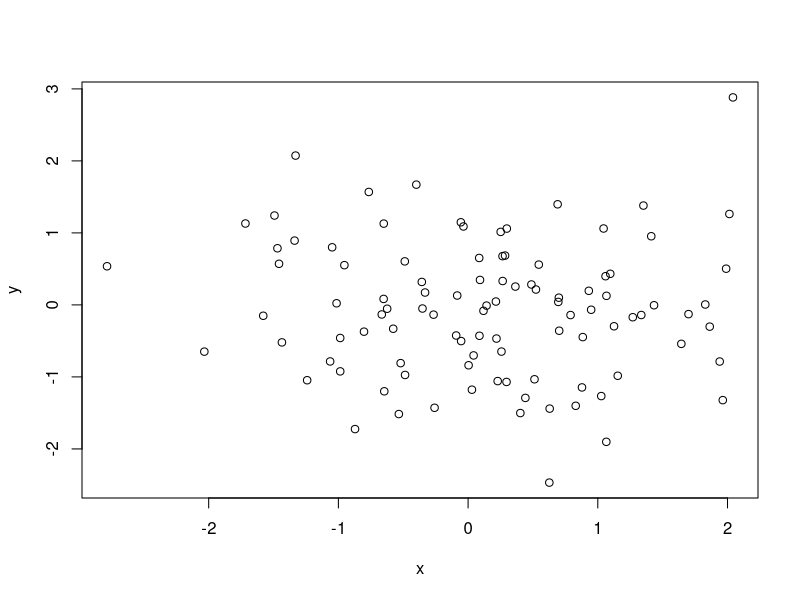

Source code (R): (Note: this script raises an error after producing the figure.)
# TCMN projects portfolio and country representatives ----------------------------


# # Country projects table ----------------
# projectsTable <- function(couName){
#   
#   cou <- .getCountryCode(couName)
#   couISO2 <- .getISO2(couName)
#   
#   ### IBRD T&C projects -----------------
#   dataTC <- .filterTCProjects(couName)
#   # select relevant variables
#   dataTC <- select(dataTC, PROJ_ID, Prod_Line, Project_Name = PROJ_SHORT_NME,
#                    Approval_Date = BD_APPRVL_DATE, Project_Status = PROJECT_STATUS_NME,
#                    Major_Sector = MAJORSECTOR_NAME1,
#                    Major_Theme = MAJORTHEME_NAME1,Project_Amount, ProjectOrder)
#   # filter by date range
#   dataTC <- filter(dataTC, (Approval_Date >= fromDate) & (Approval_Date <= toDate))
#   # arrange
#   dataTC <- arrange(as.data.frame(dataTC), desc(Prod_Line), ProjectOrder)
#   dataTC <- select(dataTC,-ProjectOrder) # drop ProjectOrder
#   
#   ### IFC projects ----------
#   dataIFC <- .filterIFCProjects(couName)
#   # keep relevant columns
#   dataIFC <- select(dataIFC, PROJ_ID, Prod_Line, Project_Name = PROJECT_NAME,
#                     Approval_Date = ASIP_APPROVAL_DATE, Project_Status, Project_Amount = TOTAL_FUNDS_MANAGED_BY_IFC,
#                     ProjectOrder
#   )
#   # remove duplicates
#   dataIFC <- dataIFC[!duplicated(dataIFC$PROJ_ID),]
#   # projects within 3 fiscal years in the past
#   dataIFC <- filter(dataIFC, (Approval_Date >= fromDate) & (Approval_Date <= toDate)) #select country
#   
#   # arrange
#   dataIFC <- arrange(as.data.frame(dataIFC), ProjectOrder)
#   dataIFC <- select(dataIFC,-ProjectOrder) # drop ProjectOrder
#   
#   # Append both ----------------------
#   data <- rbind_list(dataTC, dataIFC)
#   # remove duplicates
#   data <- data[!duplicated(data$PROJ_ID),]
#   # format Amount
#   data$Project_Amount <- format(data$Project_Amount, digits=0, decimal.mark=".",
#                                 big.mark=",",small.mark=".", small.interval=3)
#   
#   # substitute NAs for "---" em-dash
#   data[is.na(data)] <- "---"
#   names(data) <- c("Project ID","Line", "Project Name", "Approval Date", "Status", "Major Sector", "Major Theme", "Amount (in US$)")
#   
#   return(data)
# }

#############

## ---- testRMD ----

x <- rnorm(100)
y <- rnorm(100)
plot(x,y)

## ---- financeTable ----
projectsTableFinancing <- function(couName){
  
  cou <- .getCountryCode(couName)
  couISO2 <- .getISO2(couName)
  
  ### IBRD T&C projects -----------------
  dataTC <- .filterTCProjects(couName)
  # select relevant variables
  dataTC <- select(dataTC, PROJ_ID, Prod_Line, Project_Name = PROJ_SHORT_NME,
                   Approval_Date = BD_APPRVL_DATE, Project_Status = PROJECT_STATUS_NME,
                   Major_Sector = MAJORSECTOR_NAME1,
                   Major_Theme = MAJORTHEME_NAME1,Project_Amount, ProjectOrder)
  # filter by date range
  dataTC <- filter(dataTC, (Approval_Date >= fromDate) & (Approval_Date <= toDate))
  count_ibrd <- nrow(dataTC) # will determine the size of the table
  # Financing products
  dataTC <- filter(dataTC, Prod_Line == "Financing")
  
  # arrange
  dataTC <- arrange(as.data.frame(dataTC), desc(Prod_Line), ProjectOrder)
  dataTC <- select(dataTC,-ProjectOrder, -Prod_Line) # drop ProjectOrder
  # remove duplicates
  data <- dataTC[!duplicated(dataTC$PROJ_ID),]
  # format Amount
  data <- mutate(data, Project_Amount = ifelse(!is.na(Project_Amount),Project_Amount/1000,NA))
  # substitute NAs for "---" em-dash
  data[is.na(data)] <- "---"
  
  data$Project_Amount <- format(data$Project_Amount, digits=0, decimal.mark=".",
                                big.mark=",",small.mark=".", small.interval=3)
  
  # escape reserved characters
  data$Project_Name <- gsub("%", "\\%", data$Project_Name, fixed=TRUE)
  data$Project_Name <- gsub("&", "\\&", data$Project_Name, fixed=TRUE)
  data$Project_Name <- gsub("_", "\\_", data$Project_Name, fixed=TRUE)
  
  names(data) <- c("Project ID", "Project Name", "Approval Date", "Status", "Major Sector", "Major Theme", "Amount (in US\\$ K)")
  
  # I have to add a dummy column so the alignment works (align)
  data$dummy <- rep("",nrow(data))
  names(data)[ncol(data)] <- ""
  
  data.table <- xtable(data, digits=rep(0,ncol(data)+1)) #control decimals
  align(data.table) <- c('l','l','>{\\raggedright}p{1in}','l','l','>{\\raggedright}p{1in}','>{\\raggedright}p{1in}','r','l')
  if (count_ibrd>6){ # squeeze tables in case they are too long
   
    print(data.table, include.rownames=FALSE,include.colnames=TRUE, floating=FALSE, 
          size="\\footnotesize",
          booktabs = FALSE, table.placement="", hline.after = c(0) ,latex.environments = "center",
          sanitize.text.function = function(x){x} # include sanitize to control formats
    )
  } else{
    
    print(data.table, include.rownames=FALSE,include.colnames=TRUE, floating=FALSE, 
          size="\\small",
          booktabs = FALSE, table.placement="", hline.after = c(0) ,latex.environments = "center",
          sanitize.text.function = function(x){x} # include sanitize to control formats
    )
  }
}

projectsTableFinancing(couName)

## ---- ASATable ----
projectsTableASA <- function(couName){
  
  cou <- .getCountryCode(couName)
  couISO2 <- .getISO2(couName)
  
  ### IBRD T&C projects -----------------
  dataTC <- .filterTCProjects(couName)
  # select relevant variables
  dataTC <- select(dataTC, PROJ_ID, Prod_Line, Project_Name = PROJ_SHORT_NME,
                   Approval_Date = BD_APPRVL_DATE, Project_Status = PROJECT_STATUS_NME,
                   Major_Sector = MAJORSECTOR_NAME1,
                   Major_Theme = MAJORTHEME_NAME1,Project_Amount, ProjectOrder)
  # filter by date range
  dataTC <- filter(dataTC, (Approval_Date >= fromDate) & (Approval_Date <= toDate))
  count_ibrd <- nrow(dataTC) # will determine the size of the table
  # Advisory (ASA) products
  dataTC <- filter(dataTC, substr(Prod_Line,1,3) == "Adv")
  
  # arrange
  dataTC <- arrange(as.data.frame(dataTC), desc(Prod_Line), ProjectOrder)
  dataTC <- select(dataTC,-ProjectOrder, -Prod_Line) # drop ProjectOrder
  # remove duplicates
  data <- dataTC[!duplicated(dataTC$PROJ_ID),]
  # format Amount
  data <- mutate(data, Project_Amount = ifelse(!is.na(Project_Amount),Project_Amount/1000,NA))
  # substitute NAs for "---" em-dash
  data[is.na(data)] <- "---"
  
  data$Project_Amount <- format(data$Project_Amount, digits=0, decimal.mark=".",
                                big.mark=",",small.mark=".", small.interval=3)
  # escape reserved characters
  data$Project_Name <- gsub("%", "\\%", data$Project_Name, fixed=TRUE)
  data$Project_Name <- gsub("&", "\\&", data$Project_Name, fixed=TRUE)
  data$Project_Name <- gsub("_", "\\_", data$Project_Name, fixed=TRUE)
  
  names(data) <- c("Project ID","Project Name", "Approval Date", "Status", "Major Sector", "Major Theme", "Amount (in US\\$ K)")
  
  # I have to add a dummy column so the alignment works (align)
  data$dummy <- rep("",nrow(data))
  
  names(data)[ncol(data)] <- ""
  
  data.table <- xtable(data, digits=rep(0,ncol(data)+1)) #control decimals
  align(data.table) <- c('l','l','>{\\raggedright}p{1in}','l','l','>{\\raggedright}p{1in}','>{\\raggedright}p{1in}','r','l')
  if (count_ibrd>6){ # squeeze tables in case they are too long
    
    print(data.table, include.rownames=FALSE,include.colnames=TRUE, floating=FALSE, 
          size="\\footnotesize",
          booktabs = FALSE, table.placement="", hline.after = c(0) ,latex.environments = "center",
          sanitize.text.function = function(x){x} # include sanitize to control formats
    )
  } else{
    
    print(data.table, include.rownames=FALSE,include.colnames=TRUE, floating=FALSE, 
          size="\\small",
          booktabs = FALSE, table.placement="", hline.after = c(0) ,latex.environments = "center",
          sanitize.text.function = function(x){x} # include sanitize to control formats
    )
  }
  
}

projectsTableASA(couName)

## ---- ASA_IFCTable ----
projectsTableASA_IFC <- function(couName){
  
  cou <- .getCountryCode(couName)
  couISO2 <- .getISO2(couName)
  
  ### IFC projects ----------
  dataIFC <- .filterIFCProjects(couName)
  # keep relevant columns
  dataIFC <- select(dataIFC, PROJ_ID, Prod_Line, Project_Name = PROJECT_NAME,
                    Approval_Date = ASIP_APPROVAL_DATE, Project_Status, Project_Amount = TOTAL_FUNDS_MANAGED_BY_IFC,
                    ProjectOrder
  )
  # projects within 3 fiscal years in the past
  dataIFC <- filter(dataIFC, (Approval_Date >= fromDate) & (Approval_Date <= toDate)) #select country
  # arrange
  dataIFC <- arrange(as.data.frame(dataIFC), ProjectOrder)
  dataIFC <- select(dataIFC,-ProjectOrder, -Prod_Line) # drop ProjectOrder
  # remove duplicates
  data <- dataIFC[!duplicated(dataIFC$PROJ_ID),]
  # format Amount
  data <- mutate(data, Project_Amount = ifelse(!is.na(Project_Amount),Project_Amount/1000,NA))
  # substitute NAs for "---" em-dash
  data[is.na(data)] <- "---"
  
  data$Project_Amount <- format(data$Project_Amount, digits=0, decimal.mark=".",
                                big.mark=",",small.mark=".", small.interval=3)
  # escape reserved characters
  data$Project_Name <- gsub("%", "\\%", data$Project_Name, fixed=TRUE)
  data$Project_Name <- gsub("&", "\\&", data$Project_Name, fixed=TRUE)
  data$Project_Name <- gsub("_", "\\_", data$Project_Name, fixed=TRUE)
  
  names(data) <- c("Project ID", "Project Name", "Approval Date", "Status","Amount (in US\\$ K)")
  
  # I have to add a dummy column so the alignment works (align)
  data$dummy <- rep("",nrow(data))
  
  names(data)[ncol(data)] <- ""
  
  data.table <- xtable(data, digits=rep(0,ncol(data)+1)) #control decimals
  align(data.table) <- c('l','l','>{\\raggedright}p{2.5in}','l','l',rep('>{\\raggedright}p{1in}',ncol(data.table)-6),'r','l')
  if (nrow(data)>3){
    
    print(data.table, include.rownames=FALSE,include.colnames=TRUE, floating=FALSE, 
          size="\\footnotesize",
          booktabs = FALSE, table.placement="", hline.after = c(0) ,latex.environments = "center",
          sanitize.text.function = function(x){x} # include sanitize to control formats
    )
  } else{
    
    print(data.table, include.rownames=FALSE,include.colnames=TRUE, floating=FALSE, 
          size="\\small",
          booktabs = FALSE, table.placement="", hline.after = c(0) ,latex.environments = "center",
          sanitize.text.function = function(x){x} # include sanitize to control formats
    )
  }
}

projectsTableASA_IFC(couName)

## ---- projectStatus_count ---- 
projectsStatus <- function(couName, count_type){
  
  cou <- .getCountryCode(couName)
  couISO2 <- .getISO2(couName)
  
  ### IBRD T&C projects -----------------
  dataTC <- .filterTCProjects(couName)
  dataTC <- select(dataTC, PROJ_ID, Prod_Line, Project_Status=PROJECT_STATUS_NME, 
                   Approval_Date = BD_APPRVL_DATE, Project_Amount, ProjectOrder)
  # filter by date range
  dataTC <- filter(dataTC, (Approval_Date >= fromDate) & (Approval_Date <= toDate))
  # remove duplicates
  dataTC <- dataTC[!duplicated(dataTC$PROJ_ID),]
  # arrange
  dataTC <- arrange(as.data.frame(dataTC), desc(Prod_Line), ProjectOrder)
  dataTC <- select(dataTC,-ProjectOrder,-Approval_Date) # drop ProjectOrder
  
  ### IFC projects ----------
  dataIFC <- .filterIFCProjects(couName)
  # keep relevant columns
  dataIFC <- select(dataIFC, PROJ_ID, Prod_Line, Project_Name = PROJECT_NAME,
                    Approval_Date = ASIP_APPROVAL_DATE, Project_Status, Project_Amount = TOTAL_FUNDS_MANAGED_BY_IFC,
                    ProjectOrder)
  # remove duplicates
  dataIFC <- dataIFC[!duplicated(dataIFC$PROJ_ID),]
  # filter by date range
  dataIFC <- filter(dataIFC, (Approval_Date >= fromDate) & (Approval_Date <= toDate)) #select country
  # make PROJ_ID character
  dataIFC$PROJ_ID <- as.character(dataIFC$PROJ_ID)
  # arrange
  dataIFC <- arrange(as.data.frame(dataIFC), ProjectOrder)
  dataIFC <- select(dataIFC,-ProjectOrder,-Project_Name, -Approval_Date) # drop ProjectOrder
  
  # Append both -----------------------
  data <- rbind_list(dataTC, dataIFC)
  
  data[is.na(data)] <- "0"
  # remove duplicates
  data <- data[!duplicated(data$PROJ_ID),]
  
  data$Prod_Line <- as.character(data$Prod_Line)
  data <- mutate(data, Prod_Line=ifelse(substr(Prod_Line,nchar(Prod_Line)-2,nchar(Prod_Line))=="IFC",
                                        "ASA IFC",ifelse(Prod_Line=="Financing","Financing","ASA IBRD")))
  data$Prod_Line <- factor(data$Prod_Line, levels=c("Financing", "ASA IBRD", "ASA IFC"))
  
  data <- data %>%
    group_by(Prod_Line,Project_Status) %>%
    mutate(totalAmount = sum(as.numeric(Project_Amount), na.rm=TRUE)/1000, 
           countProjects = n_distinct(PROJ_ID)) %>%
    select(-PROJ_ID,-Project_Amount)
  data <- data[!duplicated(data),]
  # format Amount
  data$totalAmount <- format(data$totalAmount, digits=0, decimal.mark=".",
                             big.mark=",",small.mark=".", small.interval=3)
  # generate plot
  if (nrow(data)>0){
    # Faceted chart
    if (count_type=="count"){ # plot number of projects
      
      ggplot(data, aes(x=Project_Status, y=countProjects,fill=Project_Status)) +
        geom_bar(stat="identity")+ #stat="identity") +
        facet_grid(~ Prod_Line)+
        theme(legend.key=element_blank(),
              legend.title=element_blank(),
              legend.position="top",
              panel.border = element_blank(),
              panel.background = element_blank(),
              plot.title = element_text(lineheight=.5)) + 
        labs(x="",y="")
      
    } else{ # plot $ amount of projects
      
      data <- filter(data, !(trimws(totalAmount)=="0"))
      if (nrow(data)>0){
        ggplot(data, aes(x=Project_Status, y=totalAmount, fill=Project_Status)) +
          geom_bar(stat="identity") +
          facet_wrap(~ Prod_Line)+
          theme(legend.key=element_blank(),
                legend.title=element_blank(),
                legend.position="top",
                panel.border = element_blank(),
                panel.background = element_blank(),
                plot.title = element_text(lineheight=.5)) + 
          labs(x="",y="")
      } else {
        plot(c(1,1),type="n", frame.plot = FALSE, axes=FALSE, ann=FALSE)
        graphics::text(1.5, 1,"No data available", col="red", cex=1.5)    
      }
    }
  } else {
    plot(c(1,1),type="n", frame.plot = FALSE, axes=FALSE, ann=FALSE)
    graphics::text(1.5, 1,"No data available", col="red", cex=1.5)
  }
  
}

projectsStatus(couName, "count")

## ---- projectStatus_amount ---- 
projectsStatus <- function(couName, count_type){
  
  cou <- .getCountryCode(couName)
  couISO2 <- .getISO2(couName)
  
  ### IBRD T&C projects -----------------
  dataTC <- .filterTCProjects(couName)
  dataTC <- select(dataTC, PROJ_ID, Prod_Line, Project_Status=PROJECT_STATUS_NME, 
                   Approval_Date = BD_APPRVL_DATE, Project_Amount, ProjectOrder)
  # filter by date range
  dataTC <- filter(dataTC, (Approval_Date >= fromDate) & (Approval_Date <= toDate))
  # remove duplicates
  dataTC <- dataTC[!duplicated(dataTC$PROJ_ID),]
  # arrange
  dataTC <- arrange(as.data.frame(dataTC), desc(Prod_Line), ProjectOrder)
  dataTC <- select(dataTC,-ProjectOrder,-Approval_Date) # drop ProjectOrder
  
  ### IFC projects ----------
  dataIFC <- .filterIFCProjects(couName)
  # keep relevant columns
  dataIFC <- select(dataIFC, PROJ_ID, Prod_Line, Project_Name = PROJECT_NAME,
                    Approval_Date = ASIP_APPROVAL_DATE, Project_Status, Project_Amount = TOTAL_FUNDS_MANAGED_BY_IFC,
                    ProjectOrder)
  # remove duplicates
  dataIFC <- dataIFC[!duplicated(dataIFC$PROJ_ID),]
  # filter by date range
  dataIFC <- filter(dataIFC, (Approval_Date >= fromDate) & (Approval_Date <= toDate)) #select country
  # make PROJ_ID character
  dataIFC$PROJ_ID <- as.character(dataIFC$PROJ_ID)
  # arrange
  dataIFC <- arrange(as.data.frame(dataIFC), ProjectOrder)
  dataIFC <- select(dataIFC,-ProjectOrder,-Project_Name, -Approval_Date) # drop ProjectOrder
  
  # Append both -----------------------
  data <- rbind_list(dataTC, dataIFC)
  
  data[is.na(data)] <- "0"
  # remove duplicates
  data <- data[!duplicated(data$PROJ_ID),]
  
  data$Prod_Line <- as.character(data$Prod_Line)
  data <- mutate(data, Prod_Line=ifelse(substr(Prod_Line,nchar(Prod_Line)-2,nchar(Prod_Line))=="IFC",
                                        "ASA IFC",ifelse(Prod_Line=="Financing","Financing","ASA IBRD")))
  data$Prod_Line <- factor(data$Prod_Line, levels=c("Financing", "ASA IBRD", "ASA IFC"))
  
  data <- data %>%
    group_by(Prod_Line,Project_Status) %>%
    mutate(totalAmount = sum(as.numeric(Project_Amount), na.rm=TRUE)/1000, 
           countProjects = n_distinct(PROJ_ID)) %>%
    select(-PROJ_ID,-Project_Amount)
  data <- data[!duplicated(data),]
  # format Amount
  data$totalAmount <- format(data$totalAmount, digits=0, decimal.mark=".",
                             big.mark=",",small.mark=".", small.interval=3)
  # generate plot
  if (nrow(data)>0){
    # Faceted chart
    if (count_type=="count"){ # plot number of projects
      
      ggplot(data, aes(x=Project_Status, y=countProjects,fill=Project_Status)) +
        geom_bar(stat="identity")+ #stat="identity") +
        facet_grid(~ Prod_Line)+
        theme(legend.key=element_blank(),
              legend.title=element_blank(),
              legend.position="top",
              panel.border = element_blank(),
              panel.background = element_blank(),
              plot.title = element_text(lineheight=.5)) + 
        labs(x="",y="")
      
    } else{ # plot $ amount of projects
      
      data <- filter(data, !(trimws(totalAmount)=="0"))
      if (nrow(data)>0){
        ggplot(data, aes(x=Project_Status, y=totalAmount, fill=Project_Status)) +
          geom_bar(stat="identity") +
          facet_wrap(~ Prod_Line)+
          theme(legend.key=element_blank(),
                legend.title=element_blank(),
                legend.position="top",
                panel.border = element_blank(),
                panel.background = element_blank(),
                plot.title = element_text(lineheight=.5)) + 
          labs(x="",y="")
      } else {
        plot(c(1,1),type="n", frame.plot = FALSE, axes=FALSE, ann=FALSE)
        graphics::text(1.5, 1,"No data available", col="red", cex=1.5)    
      }
    }
  } else {
    plot(c(1,1),type="n", frame.plot = FALSE, axes=FALSE, ann=FALSE)
    graphics::text(1.5, 1,"No data available", col="red", cex=1.5)
  }
  
}

projectsStatus(couName, "amount")

## ---- projectsTreemap_sectors ----
projectsTreemap <- function(couName, sectTheme){
  
  if (sectTheme=="sector"){
    data <- .projectsSectors(couName) 
    
  } else {
    data <- .projectsThemes(couName) 
  }
  
  if (nrow(data)>0){
    
    names(data) <- c("Name","PctTotal","Pct")
    #data$color <- terrain.colors(length(data$Name)) # add the color
    data$color <- rainbow(length(data$Name)) # add the color
    # format numbers
    data$Pct <- data$Pct*100
    data$PctTotal <- format(data$PctTotal, digits=0, decimal.mark=".",
                            big.mark=",",small.mark=".", small.interval=3)
    data$Pct <- format(data$Pct, digits=1, decimal.mark=".",
                       big.mark=",",small.mark=".", small.interval=3)
    data$Pct <- as.numeric(data$Pct)
    #data <- select(data, -Period)
    
    treemap(data,
            index=c("Name","Pct"),
            vSize="Pct",
            fontsize.labels=c(24, 24), 
            align.labels=list(c("left", "top"), c("right","bottom")),
            lowerbound.cex.labels=0.5,
            vColor="color",
            type="color",
            title="")
  } else {
    plot(c(1,1),type="n", frame.plot = FALSE, axes=FALSE, ann=FALSE)
    graphics::text(1.5, 1,"Data not available", col="red", cex=2)
  }
  
}
projectsTreemap(couName, "sector")

## ---- projectsTreemap_themes ----
sectThemesTable <- function(couName,sectTheme){
  
  if (sectTheme=="sector"){
    data <- .projectsSectors(couName) 
    
  } else {
    data <- .projectsThemes(couName) 
  }
  
  names(data) <- c("Name","PctTotal","Pct")
  data <- select(data, -PctTotal)
  # format numbers
  data$Pct <- data$Pct*100
  data$Pct <- format(data$Pct, digits=1, decimal.mark=".",
                     big.mark=",",small.mark=".", small.interval=3)
  data$Pct <- as.numeric(data$Pct)
  
  # I have to add a dummy column so the alignment works (align)
  data$dummy <- rep("",nrow(data))
  
  data.table <- xtable(data, digits=rep(1,ncol(data)+1)) #control decimals
  align(data.table) <- c('l','l','r',rep('>{\\raggedleft}p{0.8in}',ncol(data.table)-3),'l')
  print(data.table, include.rownames=FALSE,include.colnames=TRUE, floating=FALSE, 
        size="\\Large",
        booktabs = FALSE, table.placement="", hline.after = c(0) ,latex.environments = "center",
        sanitize.text.function = function(x){x}) # include sanitize to control formats
  
}

projectsTreemap(couName, "themes")

## ---- projectsPeople ----
projectsPeople <- function(couName){
  
  cou <- .getCountryCode(couName)
  couISO2 <- .getISO2(couName)
  
  ### IBRD T&C projects -----------------
  dataTC <- .filterTCProjects(couName)
  dataTC <- select(dataTC, Staff_Name = FULL_NAME, job_title, 
                   Location = CITY_NAME, Role = UPI_ROLE_DESC, PROJ_ID, Prod_Line, Project_Name = PROJ_SHORT_NME,
                   Project_Status=PROJECT_STATUS_NME, grade, duty_country, practice,
                   ProjectOrder,WORK_ALPHA,Approval_Date=BD_APPRVL_DATE)
  
  dataTC <- filter(dataTC, practice == "TAC", grade %in% c("GF","GG","GH","EC1","EC2","EC3")) #, position_type == "PRIMARY"
  dataTC <- filter(dataTC, (Approval_Date >= fromDate) & (Approval_Date <= toDate))
  dataTC <- select(dataTC, -grade,-duty_country,-practice, -Prod_Line, -Project_Status,-Approval_Date)
  dataTC <- dataTC[!duplicated(dataTC),]
  
  ### IFC projects ----------
  dataIFC <- .filterIFCProjects(couName)
  # keep relevant columns
  dataIFC <- select(dataIFC, Staff_Name = FULL_NAME,job_title, 
                    Location = CITY_NAME, Role = UPI_ROLE_DESC, PROJ_ID, Prod_Line, Project_Name = PROJECT_NAME,
                    Project_Status, grade, duty_country, practice, emplyment_type,
                    Approval_Date = ASIP_APPROVAL_DATE,ProjectOrder,WORK_ALPHA)
  # projects within 3 fiscal years in the past
  dataIFC <- filter(dataIFC, (Approval_Date >= fromDate) & (Approval_Date <= toDate))
  # make PROJ_ID character
  dataIFC$PROJ_ID <- as.character(dataIFC$PROJ_ID)
  # apply filters
  dataIFC <- filter(dataIFC, practice == "TAC",grade %in% c("GF","GG","GH","EC1","EC2","EC3")) #, position_type == "PRIMARY"
  dataIFC <- select(dataIFC, -duty_country,-practice,-emplyment_type,-Approval_Date, -Prod_Line, -Project_Status)
  dataIFC <- dataIFC[!duplicated(dataIFC),]
  
  # Append both --------------------------
  data <- rbind_list(dataTC, dataIFC)
  data <- filter(data, tolower(substr(WORK_ALPHA,1,3))=="gtc")
  # arrange
  data <- arrange(as.data.frame(data), Staff_Name, PROJ_ID, ProjectOrder, Role)
  data <- data[!(duplicated(data[,c("Staff_Name","PROJ_ID")])),]
  data <- select(as.data.frame(data), -ProjectOrder, -grade, -WORK_ALPHA)
  # substitute NAs for "---" em-dash
  data[is.na(data)] <- "---"
  
  # make sure staff info appear only once
  i <- 1
  while (i <= nrow(data)){
    j <- i + 1
    while(data$Staff_Name[j]==data$Staff_Name[i]){
      data$Staff_Name[j]<-""
      data$job_title[j]<-""
      data$Location[j]<-""
      j <- j + 1
      if (j > nrow(data)) j <- j - 1
    }
    i <- ifelse(j == nrow(data),j+1,j)
  }
  
  # escape reserved characters
  data$Project_Name <- gsub("%", "\\%", data$Project_Name, fixed=TRUE)
  data$Project_Name <- gsub("&", "\\&", data$Project_Name, fixed=TRUE)
  data$Project_Name <- gsub("_", "\\_", data$Project_Name, fixed=TRUE)
  data$job_title <- gsub("&", "\\&", data$job_title, fixed=TRUE)
  data$Location <- gsub("&", "\\&", data$Location, fixed=TRUE)
  
  # I have to add a dummy column so the alignment works (align)
  data$dummy <- rep("",nrow(data))
  names(data) <- c("Name","Job title","Location","Role","Project ID","Project name","")
  
  data.table <- xtable(data, digits=rep(0,ncol(data)+1)) #control decimals
  align(data.table) <- c('>{\\raggedright}p{1.4in}','>{\\raggedright}p{1.4in}',rep('>{\\raggedright}p{1in}',ncol(data.table)-4),'l','>{\\raggedright}p{1.5in}','l')
  if (nrow(data)>13){
    
    print(data.table, include.rownames=FALSE,include.colnames=TRUE, floating=FALSE, 
          size="\\footnotesize",
          booktabs = FALSE, table.placement="", hline.after = c(0) ,latex.environments = "center",
          sanitize.text.function = function(x){x}) # include sanitize to control formats
  } else {
    
    print(data.table, include.rownames=FALSE,include.colnames=TRUE, floating=FALSE, 
          size="\\small",
          booktabs = FALSE, table.placement="", hline.after = c(0) ,latex.environments = "center",
          sanitize.text.function = function(x){x}) # include sanitize to control formats
  }
}
projectsPeople(couName)

## ---- peopleGrades ----
projectsStaffStats <- function(couName){
  
  cou <- .getCountryCode(couName)
  couISO2 <- .getISO2(couName)
  
  ### IBRD T&C projects -----------------
  dataTC <- .filterTCProjects(couName)
  dataTC <- select(dataTC, PROJ_ID, Project_Status=PROJECT_STATUS_NME, Staff_Name = FULL_NAME, grade,
                   practice)
  # apply filters
  dataTC <- filter(dataTC, practice == "TAC")
  
  dataTC <- dataTC %>%
    filter(grade %in% c("GF","GG","GH","EC1","EC2","EC3")) %>%
    group_by(grade) %>%
    mutate(grade_count = length(grade)) %>%
    select(grade,grade_count)
  
  dataTC <- dataTC[!duplicated(dataTC),]
  
  ### IFC projects ----------
  dataIFC <- .filterIFCProjects(couName)
  # keep relevant columns
  dataIFC <- select(dataIFC, PROJ_ID, Staff_Name = FULL_NAME, grade, 
                    Approval_Date = ASIP_APPROVAL_DATE, practice)
  # projects within 3 fiscal years in the past
  dataIFC <- filter(dataIFC, Approval_Date >= "2013-07-01") #select country
  # make PROJ_ID character
  dataIFC$PROJ_ID <- as.character(dataIFC$PROJ_ID)
  # apply filters
  dataIFC <- filter(dataIFC, practice == "TAC") #, position_type == "PRIMARY"
  
  dataIFC <- dataIFC %>%
    filter(grade %in% c("GF","GG","GH","EC1","EC2","EC3")) %>%
    group_by(grade) %>%
    mutate(grade_count = length(grade)) %>%
    select(grade,grade_count)
  
  dataIFC <- dataIFC[!duplicated(dataIFC),]
  
  # Append both --------------------------
  data <- rbind_list(dataTC, dataIFC)
  data <- data %>%
    group_by(grade) %>%
    mutate(grade_count = sum(grade_count))
  data <- data[!duplicated(data),]
  # arrange
  data <- arrange(as.data.frame(data), grade)
  # substitute NAs for "---" em-dash
  data[is.na(data)] <- "---"
  
  # bar chart
  ggplot(data, aes(x=grade,y=grade_count,fill=as.factor(grade))) +
    geom_bar(position="dodge",stat="identity") +
    coord_flip() +
    theme(legend.key=element_blank(),
          legend.title=element_blank(),
          legend.position="top",
          panel.border = element_blank(),
          panel.background = element_blank(),plot.title = element_text(lineheight=.5),
          axis.text.y = element_text(size=15)#, axis.text.x = element_blank()
    ) + 
    labs(x="",y="")
  
}

projectsStaffStats(couName)


